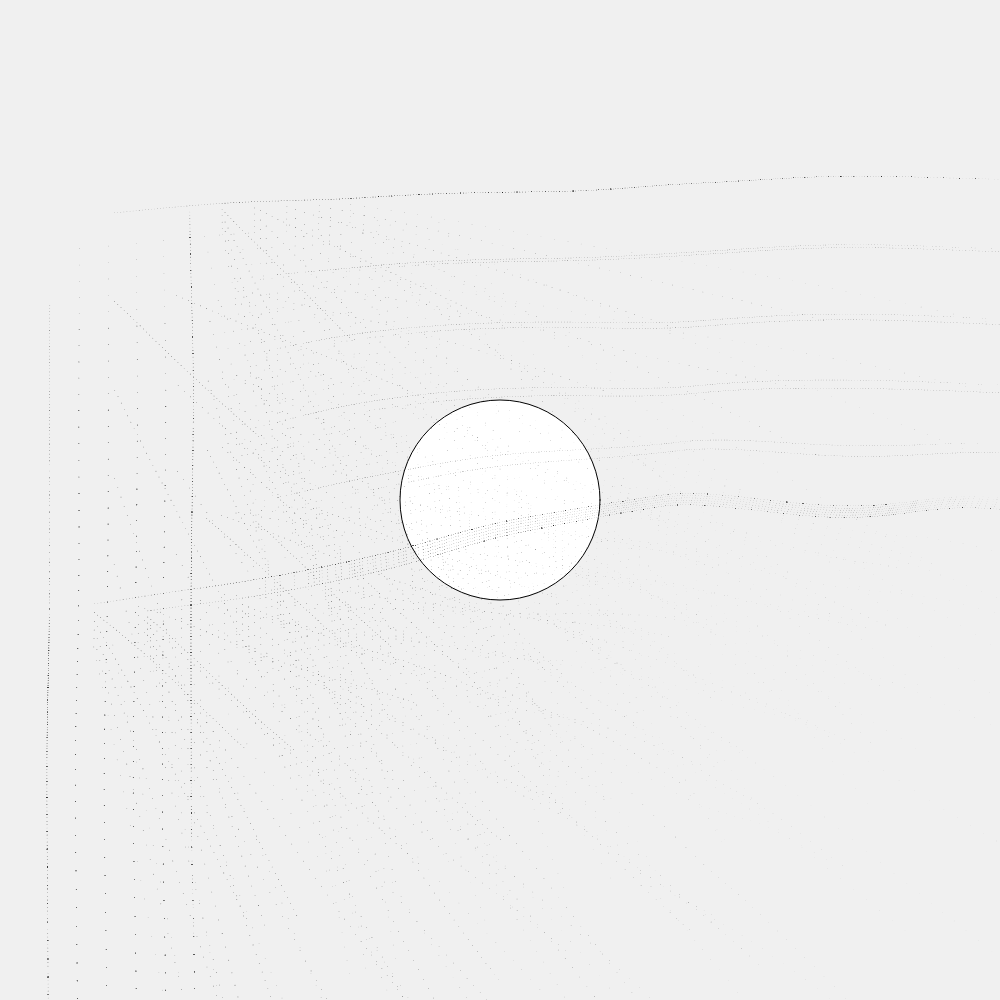
Frame 1 (no input)
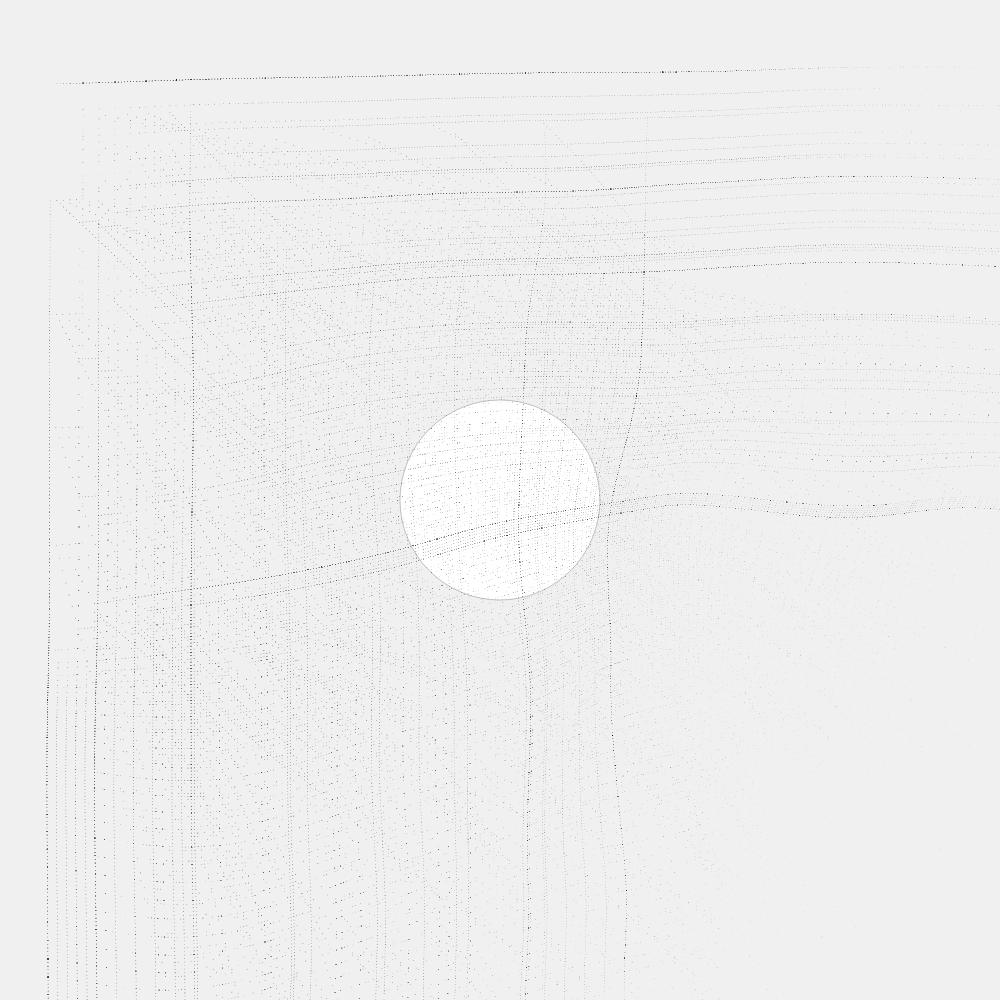
Frame 2 (the mouse pressed at the canvas centre, redrawn once)

The p5.js sketch that drew these frames (run headless with seeded random() and noise() and a simulated clock; the mouse was pressed at the canvas centre and the sketch redrawn once):

// p5.js sketch
// ── sketch.js
//COOL TEXTURE OVERLAY

let grid;
let lineTypes = ["horizontal", "vertical"]

function setup() {
  createCanvas(1000, 1000);

  grid = new Grid(createVector(0, 0), 100, 1000);
}

function draw() {
  background(240);
  ellipse(width / 2, height / 2, 200);

  // grid.showGrid();
  let segments = random(3, grid.res/1.5); // line length

  for (let i = 0; i < 5; i++) {
    let type = lineTypes[int(random(lineTypes.length))];
    // let segments = random(2, grid.res / 2); // line length
    grid.insertLine(type, segments);
  }

  // console.log(grid.lines);
  for (let j = 0; j < grid.lines.length; j++) {
    //go thru each line and connect each point to each line
    let currentLine = grid.lines[j];
    for (let z = 0; z < grid.lines.length; z++) {
      let nextLine = grid.lines[z];


      let shortestLine = currentLine;

      if (nextLine.length < currentLine.length) {
        shortestLine = nextLine;
      }


      for (let k = 0; k < shortestLine.length; k++) {
        let x1 = currentLine[k].x;
        let y1 = currentLine[k].y;

        let x2 = nextLine[k].x;
        let y2 = nextLine[k].y;

        strokeWeight(0.2);
        stroke(150 * sqrt(random(1)));
        // line(x1, y1, x2, y2);
        let l = new Line(x1, y1, x2, y2, 1);
        l.show();

      }
    }
  }
  noLoop();
}

class Grid {
  constructor(pos, resolution, size) {
    this.origin = pos;
    this.res = resolution; //amt cols/rows
    this.gridWidth = size;
    this.gridHeight = size;

    this.cols = this.res - 1;
    this.rows = this.res - 1;

    this.lines = [];

    this.gridPoints = [];
    this.saveGridPoints();
  }

  saveGridPoints() {
    for (let j = 0; j <= this.rows; j++) {
      let y = map(j, 0, this.rows, 0, this.gridHeight);
      this.gridPoints[j] = [];
      for (let i = 0; i <= this.cols; i++) {
        let x = map(i, 0, this.cols, 0, this.gridWidth);

        this.gridPoints[j][i] = new Vertex(x, y);
      }
    }
  }

  insertLine(lineType, segments) {
    let amtSegments = segments;
    let randY = int(random(this.rows - amtSegments)); //to prevent out of index
    let randX = int(random(this.cols - amtSegments));
    let lineVertices = [];


    for (let index = 0; index < amtSegments; index++) {
      let pt = this.gridPoints[randY][randX + index];

      if (lineType == "horizontal") {
        pt = this.gridPoints[randY][randX + index];
      } else if (lineType == "vertical") {
        pt = this.gridPoints[randY + index][randX];
      }

      pt.isFilled = true;

      push();
      fill('red');
      noStroke();
      // ellipse(pt.x, pt.y, 10);
      pop();

      lineVertices.push(createVector(pt.x, pt.y));

      // if(randX + index > this.vertices[rows][cols])
    }

    this.lines.push(lineVertices);

    // console.log(this.lineVertices); 
  }

  showGrid() {
    // console.log(this.vertices)
    for (let j = 0; j <= this.rows; j++) {
      for (let i = 0; i <= this.cols; i++) {
        let pt = this.gridPoints[j][i];
        fill(0);
        circle(pt.x, pt.y, 5);
      }
    }
  }
}

class Vertex {
  constructor(x_, y_) {
    this.x = x_;
    this.y = y_;
    this.isFilled = false; //false (empty) default
  }
}

class Line {
  constructor(x1_, y1_, x2_, y2_, amtNoise_) {
    this.amtNoise = amtNoise_
    this.x1 = x1_;
    this.y1 = y1_;
    this.x2 = x2_;
    this.y2 = y2_;

    this.xoff = 0;
    this.yoff = 0;
  }

  show() {
    let numVertices = 5;
    for (let i = 0; i < numVertices; i++) {

      for (let j = 0; j < numVertices; j++) {
        let x = map(i, 0, numVertices, this.x1, this.x2);
        let y = map(j, 0, numVertices, this.y1, this.y2);

        let n = noise(x * 0.001, y * 0.001);
        strokeWeight(n);
        point(x + x * n, y + y * n);
        this.yoff += 0.01;

      }
      this.xoff = 0.01;

    }
  }

}
